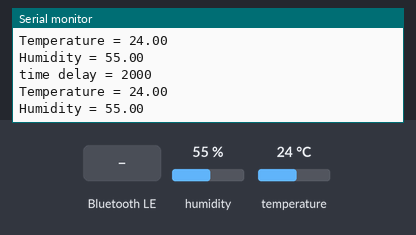
The sketch below on a simulated Arduino Nano 33 BLE. Shown: the last lines printed to the serial monitor. Inputs (shaded band) come from the test bench; at power-on: humidity 55 %, temperature 24 °C. Nothing arrives over Bluetooth unless stated; a phone connects over Bluetooth LE 3 s after start.

Above: at 6.0 s.
6.1 s: humidity set to 22 %
At 7.7 s:
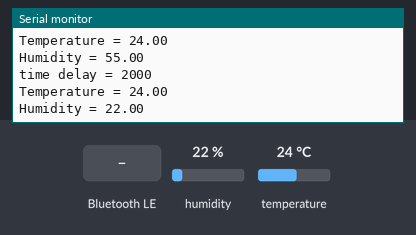
7.8 s: Bluetooth LE write "1" received
9.5 s: temperature set to 12 °C
At 9.78 s:
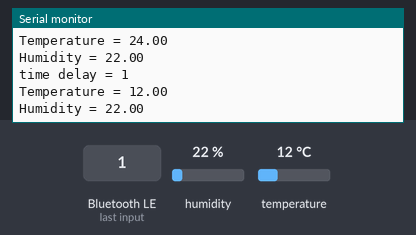
11.2 s: Bluetooth LE write "0" received
12.9 s: humidity set to 40 %
At 13.08 s:
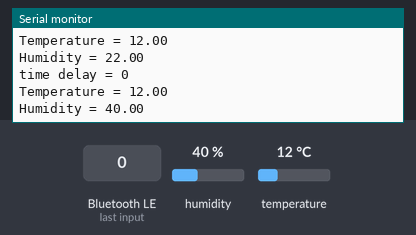
Timing chart, 0 to 15.6 s (numbered marks = the images above; inputs shaded):
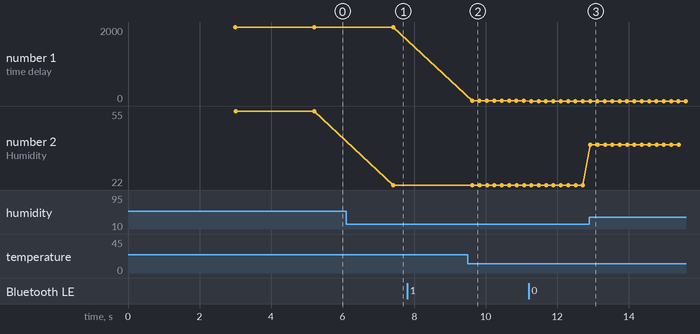

The sketch:

6.ino
```cpp
#include <Arduino_LSM9DS1.h> //Include the library for 9-axis IMU
#include <Arduino_LPS22HB.h> //Include library to read Pressure
#include <Arduino_HTS221.h> //Include library to read Temperature and Humidity
#include <Arduino_APDS9960.h> //Include library for colour, proximity and gesture recognition
#include <ArduinoBLE.h>

const char TEM_CHARACTERISTIC_UUID[] = "024dd1c2-ff3c-48e4-afd2-afea7d441f50";
const char HUM_CHARACTERISTIC_UUID[] = "e53fa8e6-6776-47ee-b179-38a422ec7218";
const char DEVICE_UUID[] = "67fcdd00-518d-4816-ae01-282b6f81aaee";
const char DEVICE_NAME[] = "6";
const char DELAY_UUID[] = "cc3d2a45-db3d-47df-87ba-3ba9c5261b03";
const int DEFAULTTIME = 2000;
int delayTime = DEFAULTTIME;


BLEService jjavaService(DEVICE_UUID);
BLEFloatCharacteristic tem(TEM_CHARACTERISTIC_UUID, BLERead | BLENotify);
BLEFloatCharacteristic hum(HUM_CHARACTERISTIC_UUID, BLERead | BLENotify);
BLEUnsignedIntCharacteristic delayt(DELAY_UUID, BLERead | BLEWrite);


void setup(){
  Serial.begin(9600); //Serial monitor to display all sensor values

  if (!IMU.begin()) //Initialize IMU sensor
  { Serial.println("Failed to initialize IMU!"); while (1);}

  if (!BARO.begin()) //Initialize Pressure sensor
  { Serial.println("Failed to initialize Pressure Sensor!"); while (1);}

  if (!HTS.begin()) //Initialize Temperature and Humidity sensor
  { Serial.println("Failed to initialize Temperature and Humidity Sensor!"); while (1);}

  if (!APDS.begin()) //Initialize Colour, Proximity and Gesture sensor
  { Serial.println("Failed to initialize Colour, Proximity and Gesture Sensor!"); while (1);}


  if (!BLE.begin()) //Initialize Colour, Proximity and Gesture sensor
  { Serial.println("Failed to initialize BLE"); while (1);}

  BLE.setLocalName(DEVICE_NAME);
  BLE.setDeviceName(DEVICE_NAME);
  BLE.setAdvertisedService(jjavaService);
  jjavaService.addCharacteristic(tem);
  jjavaService.addCharacteristic(hum);
  jjavaService.addCharacteristic(delayt);


  BLE.addService(jjavaService);

  BLE.advertise();
 }


void loop()
{
  BLEDevice central = BLE.central();

  if (central)
  {
    Serial.println(central.address());

    while (central.connected()){


      if(delayt.written()){
        delayTime = delayt.value();
        }
      Serial.print("time delay = ");Serial.println(delayTime);


      float Temperature = HTS.readTemperature();
      float Humidity = HTS.readHumidity();

      float t = roundf(Temperature*100);
      float h = roundf(Humidity*100)/10000;
      float a = t + h;

      Serial.print("Temperature = ");Serial.println(Temperature);
      Serial.print("Humidity = ");Serial.println(Humidity);

      tem.writeValue(a);
      delay (200);


      delay(delayTime);
      }
    }


}
```

Measured:
- after the input at 6.1 s, the serial monitor: prints a new line after 1.3 s (image 1)
- after the input at 9.5 s, the serial monitor: prints a new line after 0.12 s (image 2)
- after the input at 12.9 s, the serial monitor: prints a new line at once (image 3)
- plotted number 1: 1 → 0 after the input at 11.2 s
- plotted number 2: 55 → 22 after the input at 6.1 s, 22 → 40 after the input at 12.9 s
